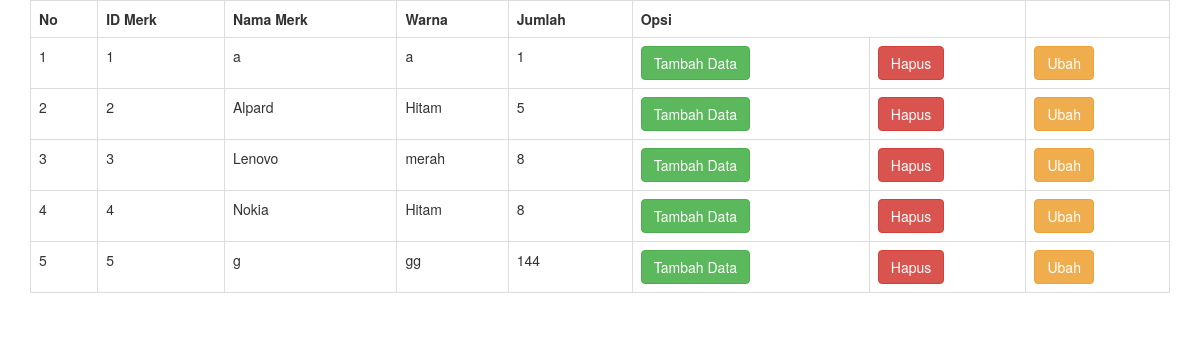
Screenshot of /crud/view.php (signed in) with the database file from the repository.
### tables this page shows
CREATE TABLE `barang` (
  `no_id` varchar(15) NOT NULL,
  `nama_merk` varchar(25) NOT NULL,
  `warna` varchar(15) NOT NULL,
  `jumlah` int(5) NOT NULL
);

### crud/view.php (the view, shortened to what this page needs)
<!DOCTYPE html>
<html lang="en">
  <head>
    <link rel="stylesheet" href="css/bootstrap.min.css">
  <link rel="stylesheet" href="css/bootstrap.css">
  </head>
 <?php
  include('config/koneksi.php')
?>
  <body>
    <div class="container">
      <div class="row">
        <table class="table table-bordered">
          <tr>
            <th>No</th>
            <th>ID Merk</th>
            <th>Nama Merk</th>
            <th>Warna</th>
            <th>Jumlah</th>
            <th colspan="2">Opsi</th>
          </tr>
          <?php
    $query = mysqli_query($koneksi,"select * from barang");
 	$no = 1;
    while ($data = mysqli_fetch_array($query)) {
    ?>
             <tr>
             <td><?php echo $no; ?></td>
             <td><?php echo $data['no_id']; ?></td>
           	 <td><?php echo $data['nama_merk']; ?></td>
           	 <td><?php echo $data['warna']; ?></td>
             <td><?php echo $data['jumlah']; ?></td>
             <td><a href='tambah.php' class='btn btn-success btn-small' id='custId' data-toggle='edit'>Tambah Data</a></td>
             <td><a href='delete.php?id=<?php echo $data['no_id']; ?>' class='btn btn-danger btn-small' id='custId' data-toggle='edit'>Hapus</a></td>
             <td><a href='ubah.php?id=<?php echo $data['no_id']; ?>' class='btn btn-warning btn-small' id='custId' data-toggle='edit'>Ubah</a></td>
             </tr>
            <?php
            $no++;
	}
            ?>
        </table>
      </div>
    </div>
   </body>
</html>

### rows the page displays
barang: no_id "1", nama_merk "a", warna "a", jumlah "1"
barang: no_id "2", nama_merk "Alpard", warna "Hitam", jumlah "5"
barang: no_id "3", nama_merk "Lenovo", warna "merah", jumlah "8"
barang: no_id "4", nama_merk "Nokia", warna "Hitam", jumlah "8"
barang: no_id "5", nama_merk "g", warna "gg", jumlah "144"
